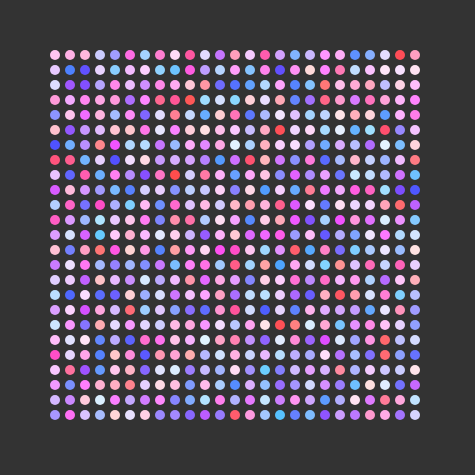
Frame 1 (no input)
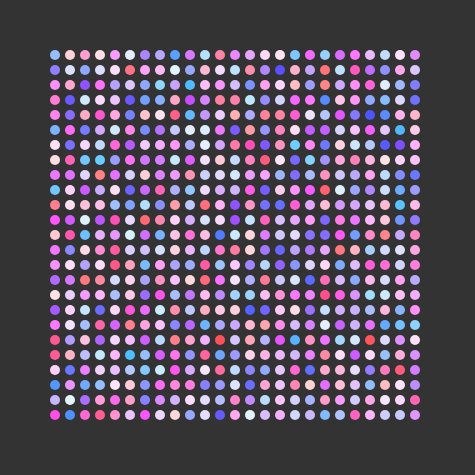
Frame 2 (the mouse pressed at the canvas centre, redrawn once)

The p5.js sketch that drew these frames (run headless with seeded random() and noise() and a simulated clock; the mouse was pressed at the canvas centre and the sketch redrawn once):

// p5.js sketch
// ── sketch.js
const count = 25;
const padding = 5;
const border = 50;
const gridSize = 10;
const objectSize = 10;

const locationOffset = (gridSize === objectSize) ? 0 : (gridSize - objectSize) / 2;
const canvasSize = (gridSize + padding) * count + (border * 2);

function setup() {
  colorMode(HSB, 360, 100, 100, 100);
  init();
}

function init() {
  createCanvas(canvasSize, canvasSize);
  frameRate(10);
}

function draw() {
  noStroke();
  fill(0, 0, 20, 100);
  rect(0, 0, canvasSize, canvasSize);

  for (let y = 0; y < count; y++) {
    for (let x = 0; x < count; x++) {
      fill(random(200, 360), random(10, 70), 100)
      let locX = x * gridSize + x * padding + border + locationOffset + objectSize / 2;
      let locY = y * gridSize + y * padding + border + locationOffset + objectSize / 2;

      circle(locX, locY, objectSize);
    }
  }

  console.log(canvasSize)

  noLoop();
}
